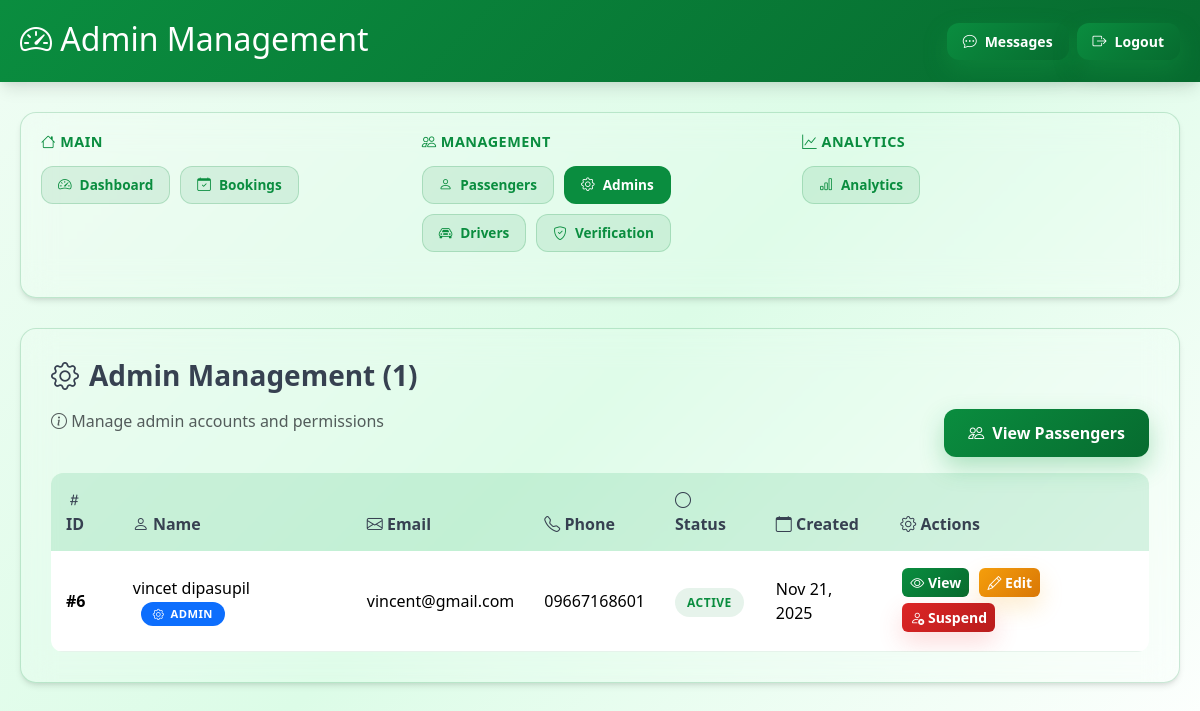
Page /pages/admin/admin-accounts.php (signed in) on the committed database.
### tables this page shows
CREATE TABLE `users` (
  `user_id` int(11) NOT NULL,
  `user_type` enum('passenger','driver','admin') NOT NULL,
  `name` varchar(100) NOT NULL,
  `email` varchar(100) NOT NULL,
  `phone` varchar(20) NOT NULL,
  `password` varchar(255) NOT NULL,
  `is_verified` tinyint(1) DEFAULT 0,
  `is_active` tinyint(1) DEFAULT 1,
  `created_at` timestamp NOT NULL DEFAULT current_timestamp(),
  `status` enum('active','inactive','suspended') DEFAULT 'active'
);

### pages/admin/admin-accounts.php (the view, shortened to what this page needs)
<?php
require_once 'layout-header.php';
$database = new Database();
$conn = $database->getConnection();
$adminsQuery = "SELECT * FROM users WHERE user_type = 'admin' ORDER BY created_at DESC";
$adminsResult = $conn->query($adminsQuery);
$admins = $adminsResult->fetch_all(MYSQLI_ASSOC);
?>
<link rel="stylesheet" href="../../public/css/admin-accounts.css">
<div class="content-card">
  <h3>
    <i class="bi bi-gear"></i>
    Admin Management (<?= count($admins) ?>)
  </h3>
  <div class="row mb-3">
    <div class="col-md-6">
      <p class="text-muted">
        <i class="bi bi-info-circle"></i> Manage admin accounts and permissions
      </p>
    </div>
    <div class="col-md-6 text-end">
      <a href="passengers-list.php" class="btn btn-outline-secondary">
        <i class="bi bi-people"></i> View Passengers
      </a>
    </div>
  </div>
  <?php if (count($admins) > 0): ?>
    <div class="table-responsive">
      <table class="table">
        <thead>
          <tr>
            <th><i class="bi bi-hash"></i> ID</th>
            <th><i class="bi bi-person"></i> Name</th>
            <th><i class="bi bi-envelope"></i> Email</th>
            <th><i class="bi bi-telephone"></i> Phone</th>
            <th><i class="bi bi-circle"></i> Status</th>
            <th><i class="bi bi-calendar"></i> Created</th>
            <th><i class="bi bi-gear"></i> Actions</th>
          </tr>
        </thead>
        <tbody>
          <?php foreach ($admins as $user): ?>
            <tr>
              <td><strong>#<?= $user['user_id'] ?></strong></td>
              <td>
                <?= htmlspecialchars($user['name']) ?>
                <span class="badge bg-primary ms-2">
                  <i class="bi bi-gear"></i> Admin
                </span>
              </td>
              <td><?= htmlspecialchars($user['email']) ?></td>
              <td><?= htmlspecialchars($user['phone']) ?></td>
              <td>
                <span class="status-badge status-<?= $user['status'] ?>">
                  <?= ucfirst($user['status']) ?>
                </span>
              </td>
              <td><?= date('M d, Y', strtotime($user['created_at'])) ?></td>
              <td>
                <a href="user-details.php?id=<?= $user['user_id'] ?>" class="action-btn">
                  <i class="bi bi-eye"></i> View
                </a>
                <a href="user-edit.php?id=<?= $user['user_id'] ?>" class="action-btn btn-warning">
                  <i class="bi bi-pencil"></i> Edit
                </a>
                <?php if ($user['status'] === 'active' && $user['user_id'] != $_SESSION['admin_id']): ?>
                  <a href="user-suspend-handler.php?id=<?= $user['user_id'] ?>" class="action-btn btn-danger"
                     onclick="return confirm('Are you sure you want to suspend this admin?')">
                    <i class="bi bi-person-x"></i> Suspend
                  </a>
                <?php elseif ($user['user_id'] == $_SESSION['admin_id']): ?>
                  <span class="badge bg-info">
                    <i class="bi bi-person-check"></i> You
                  </span>
                <?php endif; ?>
              </td>
            </tr>
          <?php endforeach; ?>
        </tbody>
      </table>
    </div>
  <?php endif; ?>
</div>

### public/css/style.css (style rules this page uses)
:root { --color-primary: #16a34a; --color-primary-dark: #15803d; --color-primary-light: #4ade80; --color-secondary: #22c55e; --color-accent: #16a34a; --color-success: #16a34a; --color-danger: #dc2626; --color-warning: #ca8a04; --color-info: #16a34a; --color-dark: #1f2937; --color-light: #ffffff; --color-gray-50: #f9fafb; --color-gray-100: #f3f4f6; --color-gray-200: #e5e7eb; --color-gray-300: #d1d5db; --color-gray-400: #9ca3af; --color-gray-500: #6b7280; --color-gray-600: #4b5563; --color-gray-700: #374151; --color-gray-800: #1f2937; --color-gray-900: #111827; --glass-bg: rgba(255, 255, 255, 0.95); --glass-bg-subtle: rgba(255, 255, 255, 0.85); --glass-border: rgba(22, 163, 74, 0.2); --glass-dark-bg: rgba(30, 41, 59, 0.9); --glass-dark-border: rgba(255, 255, 255, 0.1); --blur-sm: blur(8px); --blur-md: blur(12px); --blur-lg: blur(20px); --blur-xl: blur(30px); --radius-sm: 8px; --radius-md: 12px; --radius-lg: 16px; --radius-xl: 20px; --radius-2xl: 24px; --radius-full: 9999px; --shadow-sm: 0 2px 8px rgba(0, 0, 0, 0.08); --shadow-md: 0 4px 16px rgba(0, 0, 0, 0.12); --shadow-lg: 0 8px 24px rgba(0, 0, 0, 0.15); --shadow-xl: 0 12px 32px rgba(0, 0, 0, 0.2); --shadow-2xl: 0 20px 48px rgba(0, 0, 0, 0.25); --shadow-green: 0 10px 25px rgba(22, 163, 74, 0.3); --transition-fast: 150ms cubic-bezier(0.4, 0, 0.2, 1); --transition-base: 300ms cubic-bezier(0.4, 0, 0.2, 1); --transition-slow: 500ms cubic-bezier(0.4, 0, 0.2, 1); --gradient-green: linear-gradient(135deg, #16a34a 0%, #15803d 100%); --gradient-green-light: linear-gradient(135deg, #4ade80 0%, #22c55e 100%); --gradient-dark: linear-gradient(135deg, #1f2937 0%, #111827 100%); }
*, *::before, *::after { margin: 0; padding: 0; box-sizing: border-box; }
html { scroll-behavior: smooth; }
body { font-family: -apple-system, BlinkMacSystemFont, "Segoe UI", "Roboto", "Oxygen", "Ubuntu", "Cantarell", "Fira Sans", "Droid Sans", "Helvetica Neue", sans-serif; font-size: 16px; line-height: 1.5; color: var(--color-gray-700); background: #ffffff; min-height: 100vh; position: relative; }
body::before { content: ""; position: fixed; top: 0; left: 0; right: 0; bottom: 0; background: none; pointer-events: none; z-index: 0; }
a { color: var(--color-primary); text-decoration: none; transition: color var(--transition-base); }
.btn, button { padding: 12px 24px; border: none; border-radius: var(--radius-lg); font-size: 1rem; font-weight: 600; cursor: pointer; transition: all var(--transition-base); display: inline-flex; align-items: center; justify-content: center; gap: 8px; white-space: nowrap; text-decoration: none; }
.btn-primary, .btn-success, button[type="submit"], .btn { background: var(--gradient-green); color: white; box-shadow: var(--shadow-green); }
.btn-danger { background: linear-gradient(135deg, #ef4444 0%, #dc2626 100%); color: white; box-shadow: 0 10px 25px rgba(239, 68, 68, 0.2); }
.btn-warning { background: linear-gradient(135deg, #f59e0b 0%, #d97706 100%); color: white; box-shadow: 0 10px 25px rgba(245, 158, 11, 0.2); }
.badge { display: inline-flex; align-items: center; gap: 6px; padding: 6px 12px; border-radius: var(--radius-full); font-size: 0.8rem; font-weight: 600; text-transform: uppercase; letter-spacing: 0.5px; }
.table { width: 100%; border-collapse: collapse; }
.table thead { background: rgba(16, 185, 129, 0.05); }
.table th { padding: 16px; text-align: left; font-weight: 700; color: var(--color-gray-900); border-bottom: 2px solid var(--color-gray-200); }
.table td { padding: 16px; border-bottom: 1px solid var(--color-gray-100); }
.text-muted { color: var(--color-gray-500); }

### public/css/admin-accounts.css (style rules this page uses)
.badge { font-size: 0.7rem; }
.content-card h3 { color: var(--primary-color); margin-bottom: 1rem; }
.table th { background: rgba(40, 167, 69, 0.1); color: var(--primary-color); font-weight: 600; border: none; }
.action-btn { display: inline-block; padding: 0.25rem 0.5rem; margin-right: 0.25rem; margin-bottom: 0.25rem; border-radius: 0.375rem; text-decoration: none; font-size: 0.875rem; transition: all 0.2s ease; }

### rows in the picture
users: user_id "6", name "vincet dipasupil", email "vincent@gmail.com", phone "09667168601", status "ACTIVE", created_at "Nov 21, 2025"

### other values in the picture
$pageTitle "Admin Management"
count($admins) "1"
